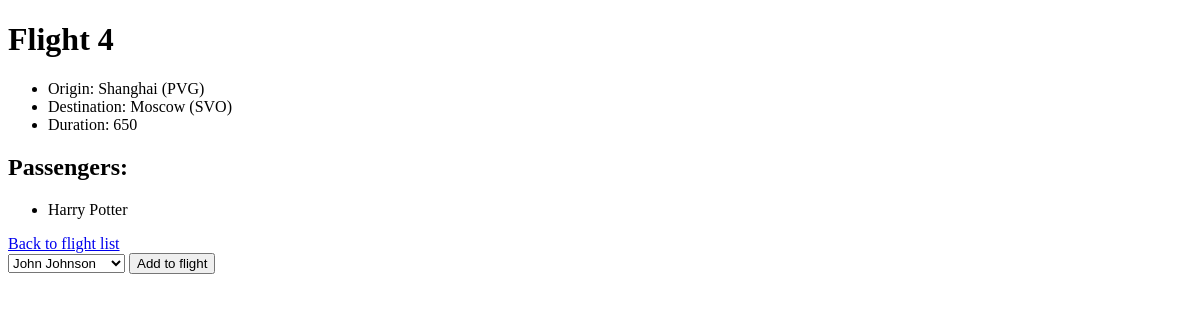
Before: /flights/4 with the older database file.
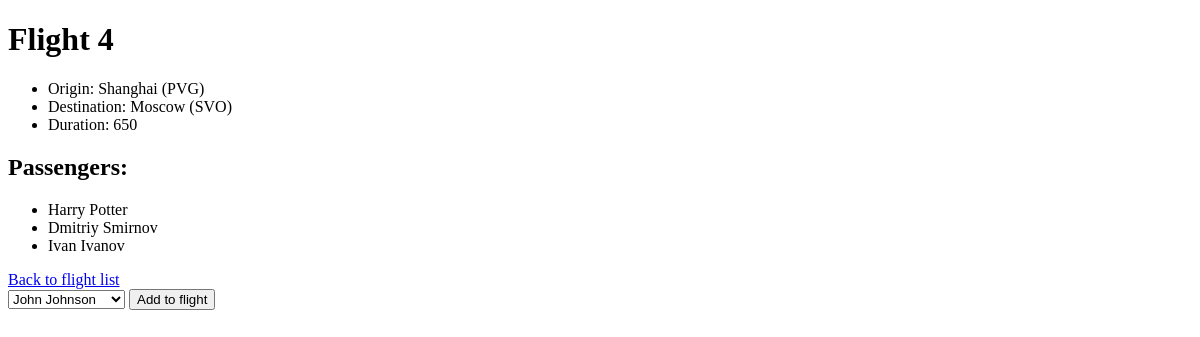
After: the same page with the newer database file.
### flights/models.py (models this page shows)
class Passenger(models.Model):
    first = models.CharField(max_length=64)
    last = models.CharField(max_length=64)
    flights = models.ManyToManyField(Flight, blank=True, related_name="passengers")
    objects = models.Manager()
    def __str__(self):
        return (f"{self.first} {self.last}")

### flights/views.py (the view)
# urls.py: path("<int:flight_id>", views.flight, name="flight"),
def flight(request, flight_id):
    flight = Flight.objects.get(pk=flight_id)
    return render(request, "flights/flight.html",{
        "flight": flight,
        "passengers": flight.passengers.all(),
        "non_passengers": Passenger.objects.exclude(flights=flight).all()
    })

### flights/models.py (called while the page is built)
    def __str__(self):
        return (f"{self.city} ({self.code})")

### flights/templates/flights/flight.html (shortened to what this page needs)
{% extends 'flights/layout.html' %}
{% block body %}
    <h1>Flight {{flight.id}}</h1>
    <ul>
        <li>Origin: {{flight.origin}}</li>
        <li>Destination: {{flight.destination}}</li>
        <li>Duration: {{flight.duration}}</li>
    </ul>
    <h2>Passengers:</h2>
        <ul>
            {% for passenger in passengers  %}
                <li>{{passenger}}</li>
            {% empty %}
                <li>No passengers.</li>
            {% endfor %}
        </ul>
        <a href="{% url "index" %}">Back to flight list</a>
        <form action="{%url 'book' flight.id%}" method="post">
            <select name="passenger">
                {% for passenger in non_passengers %}
                    <option value="{{ passenger.id }}">{{ passenger }}</option>
                {% endfor %}
            </select>
            <input type="submit" value="Add to flight">
        </form>
{% endblock body %}

Changed rows visible on the page:
added Passenger: first+last "Dmitriy Smirnov"
now on this page (row unchanged): Passenger: first+last "Ivan Ivanov"
